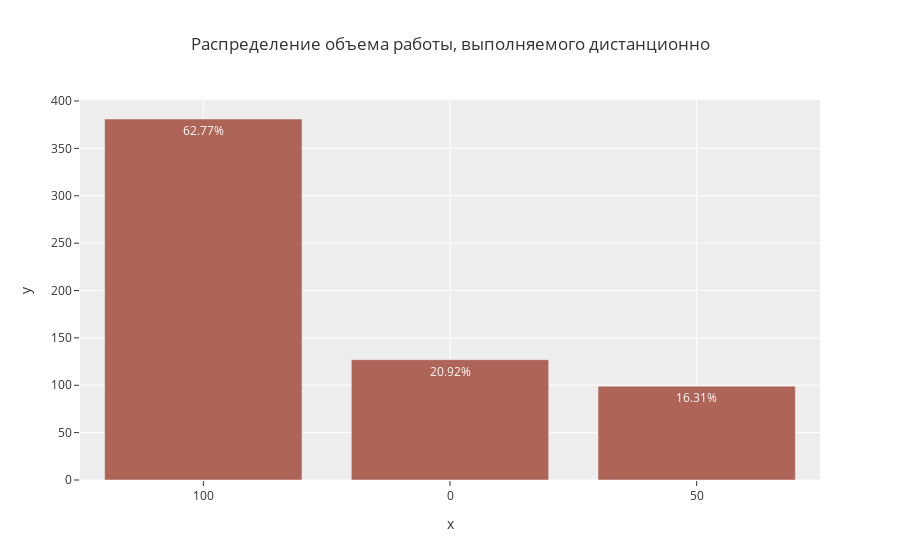

Notebook code cell kept with this figure:
### Code cell
remote_ratio_value = df.remote_ratio.value_counts()
fig = px.bar(remote_ratio_value, x = remote_ratio_value.index.astype(str), y = remote_ratio_value.values, 
             title = 'Распределение объема работы, выполняемого дистанционно',
            color_discrete_sequence = [px.colors.qualitative.Antique[2]],
             template = 'ggplot2')
palette_color = sns.color_palette('colorblind')

fig.data[0].customdata = [62.77, 20.92, 16.31]
fig.data[0].texttemplate = '%{customdata}%'

fig.show()

### Figure 1 — Plotly figure (JSON) as saved in the notebook; plotly's stock layout.template omitted (floating-point values rounded to 4 significant figures)
{"data": [{"alignmentgroup": "True", "customdata": [62.77, 20.92, 16.31], "hovertemplate": "x=%{x}<br>y=%{y}<extra></extra>", "legendgroup": "", "marker": {"color": "rgb(175, 100, 88)", "pattern": {"shape": ""}}, "name": "", "offsetgroup": "", "orientation": "v", "showlegend": false, "textposition": "auto", "texttemplate": "%{customdata}%", "type": "bar", "x": ["100", "0", "50"], "xaxis": "x", "y": [381, 127, 99], "yaxis": "y"}], "layout": {"barmode": "relative", "legend": {"tracegroupgap": 0}, "title": {"text": "Распределение объема работы, выполняемого дистанционно"}, "xaxis": {"anchor": "y", "domain": [0, 1], "title": {"text": "x"}}, "yaxis": {"anchor": "x", "domain": [0, 1], "title": {"text": "y"}}}}
